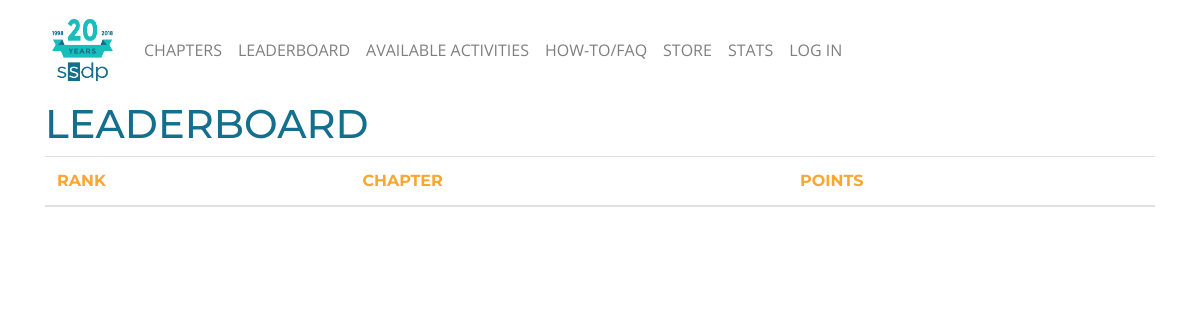
The page /leaderboard on the database as committed earlier.
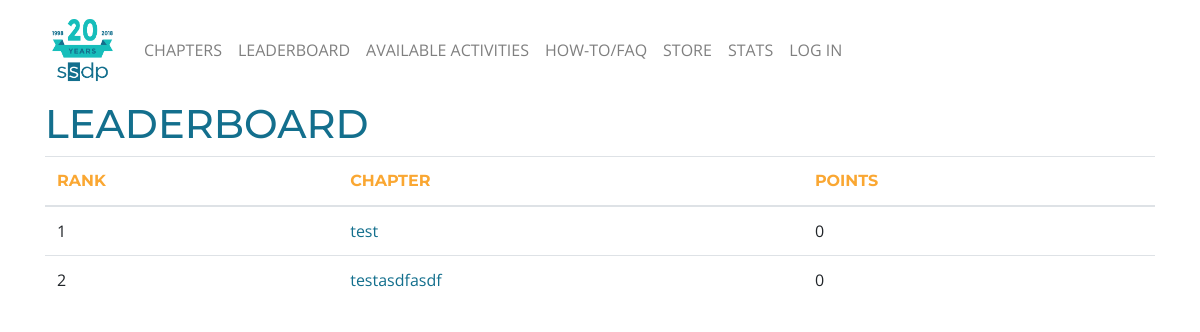
The same page on the database as committed later.
### tables this page shows
CREATE TABLE user (
  id INTEGER PRIMARY KEY AUTOINCREMENT,
  username TEXT UNIQUE NOT NULL,
  email TEXT NOT NULL,
  password TEXT NOT NULL,
  permissions TEXT NOT NULL,
  cb INTEGER,
  pc INTEGER,
  te INTEGER,
  balance INTEGER,
  url TEXT NOT NULL,
  created TIMESTAMP NOT NULL DEFAULT CURRENT_TIMESTAMP
);

### cat/blog.py (the view)
@bp.route('/leaderboard')
def leaderboard():
    db = get_db()
    chapters = db.execute(
        "SELECT username, cb, pc, te, balance, permissions, url"
        " FROM user WHERE permissions LIKE 'Chapter'"
        " ORDER BY cb + pc + te DESC"
    ).fetchall()
    return render_template('blog/leaderboard.html', chapters=chapters)

### cat/auth.py (called while the page is built)
@bp.before_app_request
def load_logged_in_user():
    user_id = session.get('user_id')
    if user_id is None:
        g.user = None
    else:
        g.user = get_db().execute(
            'SELECT * FROM user WHERE id = ?', (user_id,)
        ).fetchone()

### cat/db.py (called while the page is built)
def get_db():
    if 'db' not in g:
        g.db = sqlite3.connect(
            current_app.config['DATABASE'],
            detect_types=sqlite3.PARSE_DECLTYPES
        )
        g.db.row_factory = sqlite3.Row
    return g.db

### cat/templates/blog/leaderboard.html (shortened to what this page needs)
{% extends 'base.html' %}
{% block content %}
<div class="col">
  <h1>{% block title %}Leaderboard{% endblock %}</h1>
  <div>
      <table class = "table">
          <thead>
              <tr>
                  <th scope = "col">Rank</th>
                  <th scope = "col">Chapter</th>
                  <th scope = "col">Points</th>
              </tr>
          </thead>
          <tbody>
            {% for chapter in chapters %}
              <tr>
                  <td>
                      <span>{{ loop.index }}</span>
                  </td>
                  <td>
                    <a href="{{url_for('chapters.chapter', url=chapter['url']) }}">{{chapter['Username']}}</a>
                  </td>
                  <td>
                    {{chapter['cb'] + chapter['pc'] + chapter['te']}}
                  </td>
              </tr>
              {% endfor %}
          </tbody>
      </table>
  </div>
</div>
{% endblock %}

### cat/templates/base.html (shortened to what this page needs)
<!doctype html>
<html>
<link rel="stylesheet" href="{{ url_for('static', filename='bootstrap.css') }}">
<link rel="stylesheet" href="{{ url_for('static', filename='custom.css') }}">
<nav class="navbar navbar-expand-lg navbar-light">
    <section class="container">
        <a class="navbar-brand" href="/"><img src="{{ url_for('static', filename='SSDP20-logo-transparent.png') }}" width=75></img></a>
        <div class="collapse navbar-collapse" id="navbarNavAltMarkup">
            <div class="navbar-nav">
                <a class="nav-item nav-link" href="{{url_for('chapters.index')}}">Chapters</a>
                <a class="nav-item nav-link" href="{{url_for('blog.leaderboard')}}">Leaderboard</a>
                <a class="nav-item nav-link" href="{{url_for('blog.availableActivities')}}">Available Activities</a>
                <a class="nav-item nav-link" href="{{url_for('blog.faq')}}">How-to/FAQ</a>
                <a class="nav-item nav-link" href="{{url_for('blog.store')}}">Store</a>
                <a class="nav-item nav-link" href="{{url_for('admin.stats')}}">Stats</a>
                {% if g.user %}
                <a class="nav-item nav-link" href="{{url_for('admin.index')}}">Control Panel</a>
                <a class="nav-item nav-link" href="{{ url_for('auth.logout')}}">Log Out</a>
                {% else %}
                <a class="nav-item nav-link" href="{{ url_for('auth.login')}}">Log In</a>
                {% endif %}
            </div>
    </section>
</nav>
<section class="container">
    <div class="row">
    {% block content %}
    {% endblock %}
  </div>
</section>
</html>

### cat/static/custom.css (style rules this page uses)
th { color: #FAA732; font-family: 'Montserrat'; text-transform: uppercase; }
h1 { color: #136F8D; font-family: 'Montserrat'; text-transform: uppercase; }
.navbar-nav { text-transform: uppercase; }

Rows that differ between the two databases and show on the page:
added user: Username "test", chapter['cb']+chapter['pc']+chapter['te'] "0"
added user: Username "testasdfasdf", chapter['cb']+chapter['pc']+chapter['te'] "0"
